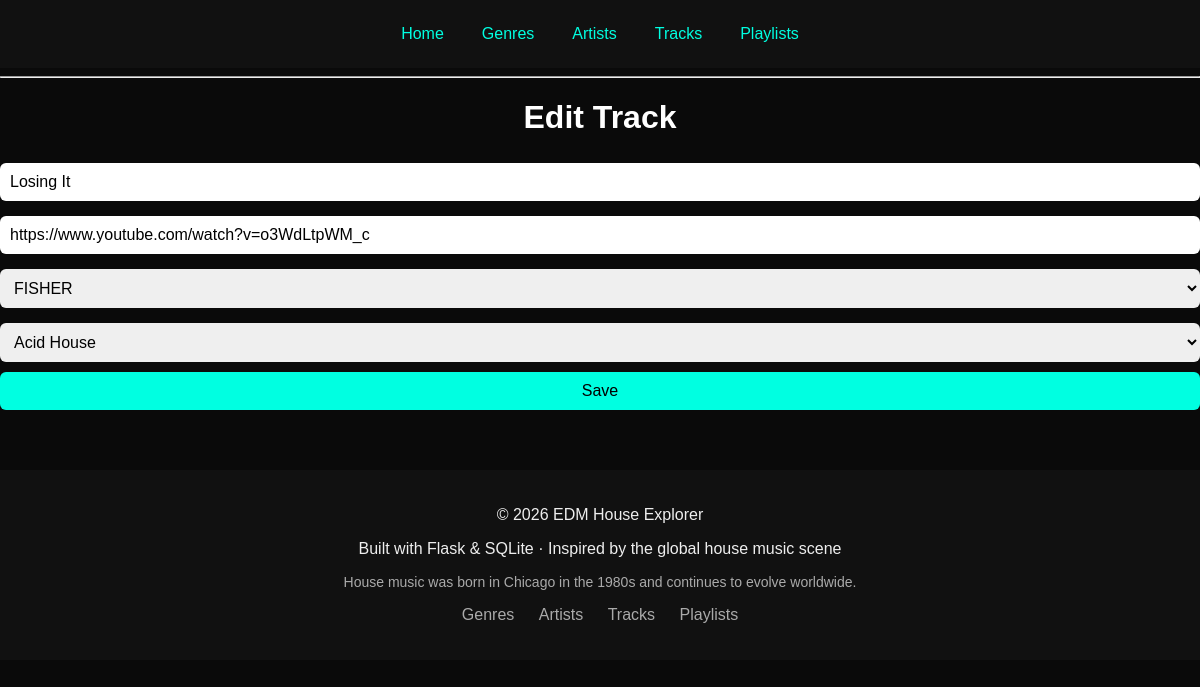
Before: /edit_track/4 with the older database file.
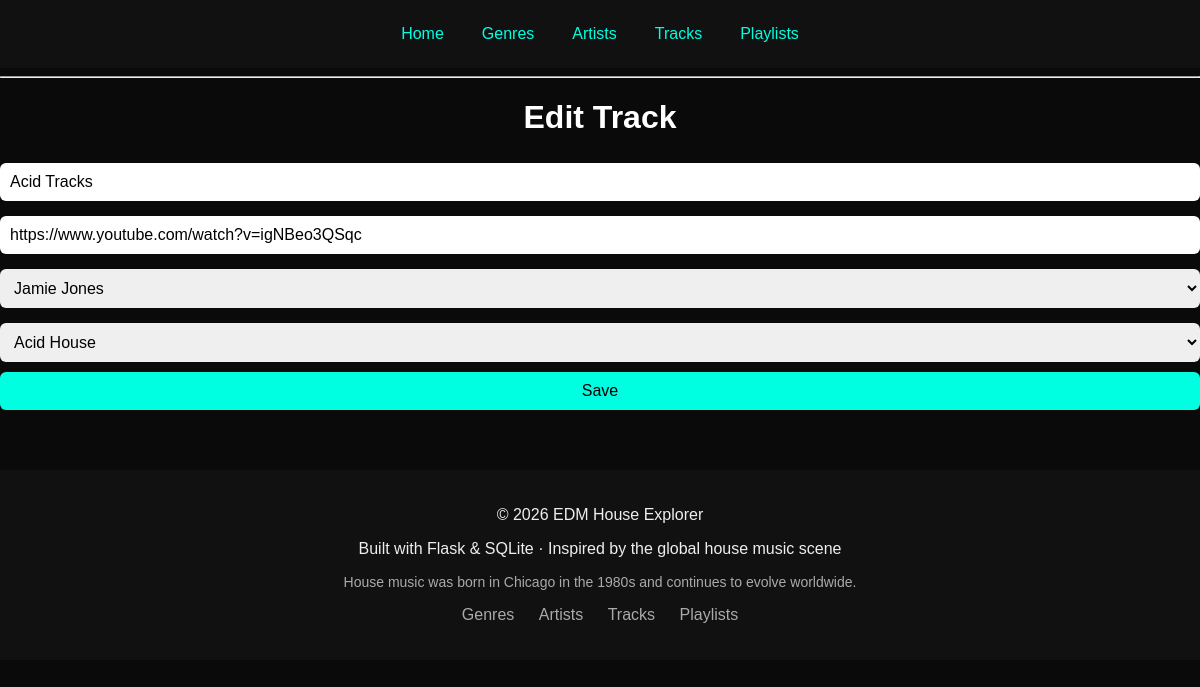
After: the same page with the newer database file.
### tables this page shows
CREATE TABLE tracks (
        id INTEGER PRIMARY KEY AUTOINCREMENT,
        title TEXT NOT NULL,
        youtube_link TEXT,
        artist_id INTEGER,
        genre_id INTEGER,
        FOREIGN KEY (artist_id) REFERENCES artists(id),
        FOREIGN KEY (genre_id) REFERENCES genres(id)
    );

CREATE TABLE artists (
        id INTEGER PRIMARY KEY AUTOINCREMENT,
        name TEXT NOT NULL,
        image TEXT,
        about TEXT
    );

CREATE TABLE genres (
        id INTEGER PRIMARY KEY AUTOINCREMENT,
        name TEXT NOT NULL,
        description TEXT
    );

### app.py (the view, shortened to what this page needs)
@app.route("/edit_track/<int:id>", methods=["GET", "POST"])
def edit_track(id):
    conn = sqlite3.connect("database.db")
    cursor = conn.cursor()
    cursor.execute("SELECT * FROM tracks WHERE id=?", (id,))
    track = cursor.fetchone()
    cursor.execute("SELECT * FROM artists")
    artists = cursor.fetchall()
    cursor.execute("SELECT * FROM genres")
    genres = cursor.fetchall()
    conn.close()
    return render_template("edit_track.html",
                           track=track,
                           artists=artists,
                           genres=genres)

### templates/edit_track.html
{% extends "base.html" %}
{% block content %}
<h1>Edit Track</h1>
<form method="POST">
    <input type="text" name="title" value="{{ track[1] }}" required>
    <input type="text" name="youtube_link" value="{{ track[2] }}">
    <select name="artist_id">
        {% for artist in artists %}
            <option value="{{ artist[0] }}"
                {% if artist[0] == track[3] %} selected {% endif %}>
                {{ artist[1] }}
            </option>
        {% endfor %}
    </select>
    <select name="genre_id">
        {% for genre in genres %}
            <option value="{{ genre[0] }}"
                {% if genre[0] == track[4] %} selected {% endif %}>
                {{ genre[1] }}
            </option>
        {% endfor %}
    </select>
    <button type="submit">Save</button>
</form>
{% endblock %}

Changed rows visible on the page:
changed tracks "Acid House": title "Losing It" → "Acid Tracks"; youtube_link "https://www.youtube.com/watch?v=o3WdLtpWM_c" → "https://www.youtube.com/watch?v=igNBeo3QSqc"; artist_id "FISHER" → "Jamie Jones"
